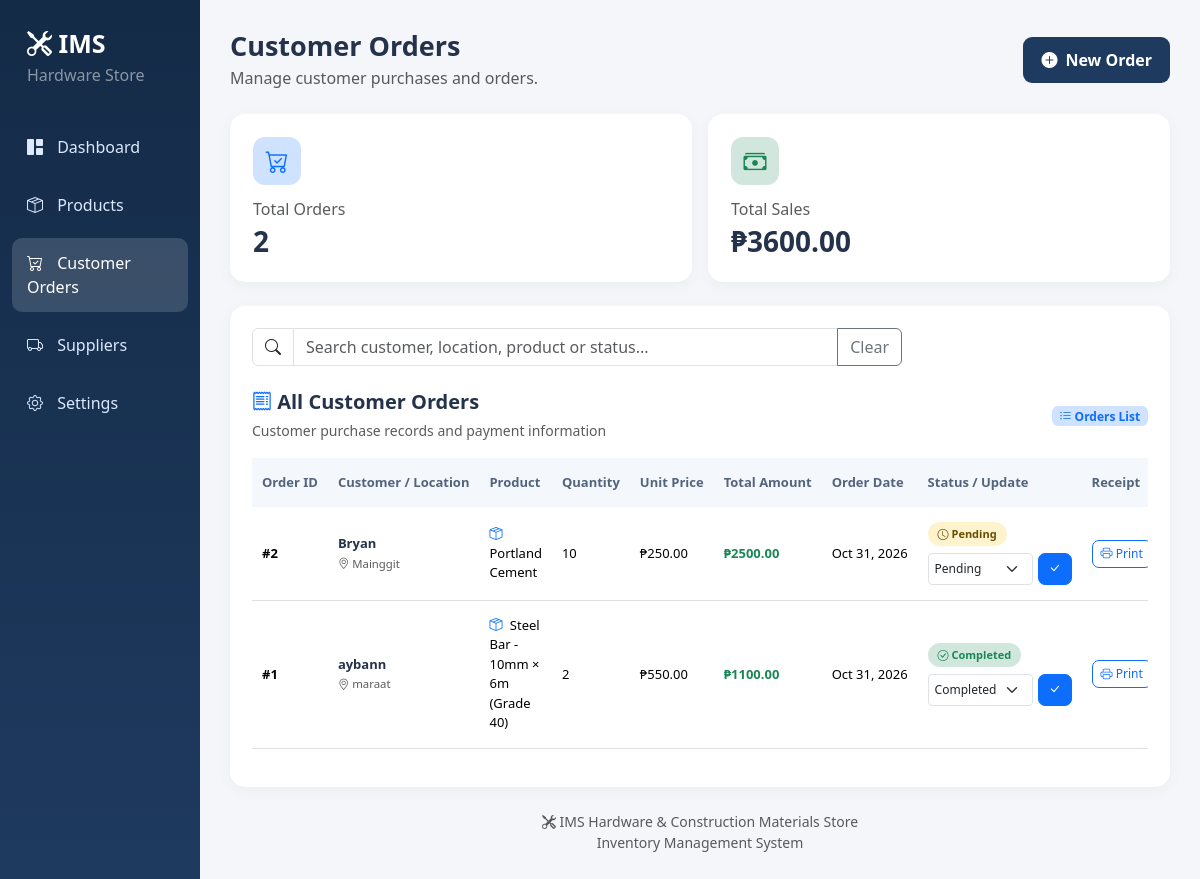
Screenshot of /orders/ (signed in) with the database file from the repository.
### app_name/models.py (models this page shows, shortened)
class CustomerOrder(models.Model):
    STATUS_CHOICES = [
        ('Pending', 'Pending'),
        ('Completed', 'Completed'),
        ('Cancelled', 'Cancelled'),
    ]
    customer_name = models.CharField(
        max_length=200
    )
    customer_location = models.CharField(
        max_length=255
    )
    contact_number = models.CharField(
        max_length=20,
        blank=True
    )
    social_media_account = models.CharField(
        max_length=150,
        blank=True
    )
    product = models.ForeignKey(
        Product,
        on_delete=models.PROTECT
    )
    quantity = models.PositiveIntegerField()
    price = models.DecimalField(
        max_digits=10,
        decimal_places=2
    )
    total_price = models.DecimalField(
        max_digits=12,
        decimal_places=2
    )
    order_date = models.DateField(
        auto_now_add=True
    )
    status = models.CharField(
        max_length=20,
        choices=STATUS_CHOICES,
        default='Pending'
    )

class Product(models.Model):
    name = models.CharField(max_length=200)
    price = models.DecimalField(
        max_digits=10,
        decimal_places=2
    )
    quantity = models.IntegerField()
    supplier = models.CharField(max_length=200)
    image = models.ImageField(
        upload_to='products/',
        blank=True,
        null=True
    )

### app_name/views.py (the view)
@login_required
def customer_orders(request):
    orders = CustomerOrder.objects.select_related(
        'product'
    ).order_by('-order_date', '-id')
    total_orders = orders.count()
    total_sales = orders.exclude(
        status='Cancelled'
    ).aggregate(
        total=Sum('total_price')
    )['total'] or 0
    return render(
        request,
        'Invapp/customer_orders.html',
        {
            'orders': orders,
            'total_orders': total_orders,
            'total_sales': total_sales,
        }
    )

### app_name/templates/Invapp/customer_orders.html (shortened to what this page needs)
<!DOCTYPE html>
<html lang="en">
<head>
    <link href="https://cdn.jsdelivr.net/npm/bootstrap@5.3.3/dist/css/bootstrap.min.css" rel="stylesheet">
    <link href="https://cdn.jsdelivr.net/npm/bootstrap-icons@1.11.3/font/bootstrap-icons.css" rel="stylesheet">
</head>
<body>
<div class="container-fluid">
    <div class="row">
        <aside class="col-md-3 col-lg-2 sidebar">
            <div class="brand">
                <i class="bi bi-tools"></i> IMS
                <small class="d-block text-white-50 fs-6 fw-normal">
                    Hardware Store
                </small>
            </div>
            <nav class="nav flex-column">
                <a href="{% url 'products_list' %}" class="nav-link">
                    <i class="bi bi-grid-1x2-fill"></i>
                    Dashboard
                </a>
                <a href="{% url 'products_list' %}" class="nav-link">
                    <i class="bi bi-box-seam"></i>
                    Products
                </a>
                <a href="{% url 'customer_orders' %}" class="nav-link active">
                    <i class="bi bi-cart-check"></i>
                    Customer Orders
                </a>
                <a href="#" class="nav-link">
                    <i class="bi bi-truck"></i>
                    Suppliers
                </a>
                <a href="#" class="nav-link">
                    <i class="bi bi-gear"></i>
                    Settings
                </a>
            </nav>
        </aside>
        <main class="col-md-9 col-lg-10 main-content">
            <div class="d-flex justify-content-between align-items-center flex-wrap gap-3 mb-4">
                <div>
                    <h1 class="page-title mb-1">
                        Customer Orders
                    </h1>
                    <p class="text-muted mb-0">
                        Manage customer purchases and orders.
                    </p>
                </div>
                <a href="{% url 'add_customer_order' %}"
                   class="btn-add">
                    <i class="bi bi-plus-circle-fill"></i>
                    New Order
                </a>
            </div>
            <div class="row g-3 mb-4">
                <div class="col-md-6">
                    <div class="stat-card">
                        <div class="stat-icon bg-primary-subtle text-primary">
                            <i class="bi bi-cart-check"></i>
                        </div>
                        <p class="text-muted mb-1">Total Orders</p>
                        <h3 class="fw-bold mb-0">
                            {{ total_orders }}
                        </h3>
                    </div>
                </div>
                <div class="col-md-6">
                    <div class="stat-card">
                        <div class="stat-icon bg-success-subtle text-success">
                            <i class="bi bi-cash-stack"></i>
                        </div>
                        <p class="text-muted mb-1">Total Sales</p>
                        <h3 class="fw-bold mb-0">
                            ₱{{ total_sales|floatformat:2 }}
                        </h3>
                    </div>
                </div>
            </div>
            <div class="orders-card">
                <form class="mb-4" onsubmit="return false;">
                    <div class="input-group search-area">
                        <span class="input-group-text bg-white">
                            <i class="bi bi-search"></i>
                        </span>
                        <input type="text"
                               id="searchCustomer"
                               class="form-control"
                               placeholder="Search customer, location, product or status...">
                        <button type="button"
                                class="btn btn-outline-secondary"
                                onclick="clearSearch()">
                            Clear
                        </button>
                    </div>
                </form>
                <div class="d-flex justify-content-between align-items-center flex-wrap gap-2 mb-3">
                    <div>
                        <h5 class="fw-bold mb-1">
                            <i class="bi bi-receipt text-primary"></i>
                            All Customer Orders
                        </h5>
                        <small class="text-muted">
                            Customer purchase records and payment information
                        </small>
                    </div>
                    <span class="badge bg-primary-subtle text-primary">
                        <i class="bi bi-list-ul"></i>
                        Orders List
                    </span>
                </div>
                <div class="table-responsive">
                    <table class="table table-hover align-middle">
                        <thead>
                            <tr>
                                <th>Order ID</th>
                                <th>Customer / Location</th>
                                <th>Product</th>
                                <th>Quantity</th>
                                <th>Unit Price</th>
                                <th>Total Amount</th>
                                <th>Order Date</th>
                                <th>Status / Update</th>
                                <th>Receipt</th>
                            </tr>
                        </thead>
                        <tbody>
                            {% for order in orders %}
                            <tr class="order-row">
                                <td class="order-id">
                                    #{{ order.id }}
                                </td>
                                <td>
                                    <div class="customer-name">
                                        {{ order.customer_name }}
                                    </div>
                                    <small class="text-muted">
                                        <i class="bi bi-geo-alt"></i>
                                        {{ order.customer_location }}
                                    </small>
                                </td>
                                <td class="product-name">
                                    <i class="bi bi-box-seam text-primary me-1"></i>
                                    {{ order.product.name }}
                                </td>
                                <td>{{ order.quantity }}</td>
                                <td>
                                    ₱{{ order.price|floatformat:2 }}
                                </td>
                                <td class="fw-bold text-success">
                                    ₱{{ order.total_price|floatformat:2 }}
                                </td>
                                <td class="order-date">
                                    {{ order.order_date|date:"M d, Y" }}
                                </td>
                                <td>
                                    {% if order.status == 'Pending' %}
                                        <span class="badge bg-warning-subtle text-warning-emphasis status-badge">
                                            <i class="bi bi-clock"></i>
                                            Pending
                                        </span>
                                    {% elif order.status == 'Completed' %}
                                        <span class="badge bg-success-subtle text-success status-badge">
                                            <i class="bi bi-check-circle"></i>
                                            Completed
                                        </span>
                                    {% elif order.status == 'Cancelled' %}
                                        <span class="badge bg-danger-subtle text-danger status-badge">
                                            <i class="bi bi-x-circle"></i>
                                            Cancelled
                                        </span>
                                    {% endif %}
                                    {% if order.status != 'Cancelled' %}
                                        <form method="POST"
                                              action="{% url 'update_order_status' order.id %}"
                                              class="status-form"
                                              onsubmit="return confirmStatusChange(this);">
                                            <select name="status"
                                                    class="form-select form-select-sm status-select"
                                                    required>
                                                <option value="Pending"
                                                    {% if order.status == 'Pending' %}selected{% endif %}>
                                                    Pending
                                                </option>
                                                <option value="Completed"
                                                    {% if order.status == 'Completed' %}selected{% endif %}>
                                                    Completed
                                                </option>
                                            </select>
                                            <button type="submit"
                                                    class="btn btn-primary btn-sm btn-save"
                                                    title="Save status">
                                                <i class="bi bi-check-lg"></i>
                                            </button>
                                        </form>
                                    {% else %}
                                        <small class="text-muted">
                                            Order closed
                                        </small>
                                    {% endif %}
                                </td>
                                <td>
                                    <a href="{% url 'print_receipt' order.id %}"
                                       target="_blank"
                                       rel="noopener"
                                       class="btn btn-outline-primary btn-sm btn-receipt">
                                        <i class="bi bi-printer"></i>
                                        Print
                                    </a>
                                </td>
                            </tr>
                            {% endfor %}
                        </tbody>
                    </table>
                </div>
            </div>
            <div class="text-center text-muted small mt-4">
                <i class="bi bi-tools"></i>
                IMS Hardware & Construction Materials Store
                <br>
                <span>Inventory Management System</span>
            </div>
        </main>
    </div>
</div>
</body>
</html>

### app_name/templates/Invapp/customer_orders.html (style rules this page uses)
body { background: #f4f6f9; font-family: 'Segoe UI', sans-serif; color: #24324b; }
.sidebar { background: linear-gradient(180deg, #142b47, #1e3a5f); min-height: 100vh; padding: 25px 12px; color: white; }
.brand { font-size: 25px; font-weight: 700; padding: 0 15px; margin-bottom: 35px; }
.sidebar .nav-link { color: #dce9ff; padding: 13px 15px; margin-bottom: 8px; border-radius: 10px; transition: 0.2s; }
.sidebar .nav-link:hover, .sidebar .nav-link.active { background: rgba(255,255,255,0.15); color: white; }
.sidebar .nav-link i { margin-right: 10px; }
.main-content { padding: 30px; min-width: 0; }
.page-title { font-size: 27px; font-weight: 700; }
.stat-card { background: white; border-radius: 15px; padding: 23px; box-shadow: 0 4px 15px rgba(0,0,0,0.04); height: 100%; transition: 0.2s; }
.stat-icon { width: 48px; height: 48px; border-radius: 12px; display: flex; align-items: center; justify-content: center; font-size: 23px; margin-bottom: 12px; }
.orders-card { background: white; padding: 22px; border-radius: 15px; box-shadow: 0 4px 15px rgba(0,0,0,0.04); }
.btn-add { background: #1e3a5f; color: white; padding: 11px 18px; border-radius: 9px; font-weight: 600; text-decoration: none; display: inline-flex; align-items: center; gap: 8px; border: none; transition: 0.2s; }
.btn-save { font-size: 12px; padding: 6px 10px; border-radius: 7px; }
.btn-receipt { font-size: 12px; border-radius: 7px; white-space: nowrap; }
.table { font-size: 13px; }
.table thead th { background: #f4f7fc; color: #53647d; font-weight: 600; border: none; padding: 15px 10px; white-space: nowrap; }
.table tbody td { padding: 15px 10px; vertical-align: middle; }
.customer-name { font-weight: 600; color: #24324b; }
.product-name { font-weight: 500; }
.order-id { font-weight: 700; color: #1e3a5f; }
.order-date { white-space: nowrap; }
.status-badge { display: inline-block; border-radius: 20px; font-size: 11px; padding: 6px 10px; margin-bottom: 7px; white-space: nowrap; }
.status-form { display: flex; gap: 5px; align-items: center; }
.status-select { font-size: 12px; min-width: 105px; padding: 6px; }
.table-responsive { width: 100%; }
.search-area { max-width: 650px; }

### rows the page displays
CustomerOrder: id "2", customer_name "Bryan", customer_location "Mainggit", product.name "Portland Cement", quantity "10", price "250.00", total_price "2500.00", order_date "Oct 31, 2026", shows "Pending", status "Pending"
CustomerOrder: id "1", customer_name "aybann", customer_location "maraat", product.name "Steel Bar - 10mm × 6m (Grade 40)", quantity "2", price "550.00", total_price "1100.00", order_date "Oct 31, 2026", shows "Completed", status "Completed"

### other values shown
{{ total_orders }} "2"
{{ total_sales|floatformat:2 }} "3600.00"
